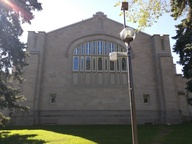
#> input picture python/photos/aasmall.jpg, 192 x 144 px, shrunk from 1000 x 750 before the run
$ python generateManualMatches.py ../photos/aasmall.jpg ../photos/acsmall.jpg ../photos/acsmall.jpg   (Python 2 division)
#> lines starting #> are read from the running program, lines starting #| are printed output that depends on the picture
### python/manualPoints/imageLib.py
"""
imageLib.py This module provides a simple interface to create a window,
load an image and experiment with image based algorithms.  Many of
which require pixel-by-pixel manipulation.  This is a educational
module, its not intended to replace the excellent Python Image
Library, in fact it uses PIL.

The module and its interface and some of the code were inspired/copied
by/from John Zelle's graphics.py which serves a similar purpose in the
graphics primitive world.
"""

### TODO
### EmptyImage creates a color image, what if you want gray? Might want
### to just eliminate that
###
### I still really like the 1D vs 2D methods, but I don't love the names
### 1D vs 2D

# Originally written by Brad Miller, at Luther College
# Modifed by Dave Musicant, at Carleton College, based on Brad's version 1.2

import Tkinter
from PIL import Image
from PIL import ImageTk


# Borrow some ideas from Zelle
# create an invisible global main root for all windows
tk = Tkinter
_imroot = tk.Tk()
_imroot.withdraw()


class ImageWin(tk.Canvas):
    """
    ImageWin:  Make a frame to display one or more images.
    """
    def __init__(self,title,width,height):
        """
        Create a window with a title, width and height.
        """
        master = tk.Toplevel(_imroot)
        master.protocol("WM_DELETE_WINDOW", self.close)
        tk.Canvas.__init__(self, master, width=width, height=height)
        self.master.title(title)
        self.pack()
        master.resizable(0,0)
        self.foreground = "black"
        self.items = []
        self.mouseX = None
        self.mouseY = None
        self.bind("<Button-1>", self._onClick)
        self.height = height
        self.width = width
        self._mouseCallback = None
        self.trans = None
        _imroot.update()

    def setLocation(self,x,y):
        self.master.geometry(str(self.width) + 'x' + str(self.height) +
                             '+' + str(x) + '+' + str(y))

    # [14 lines left out: functions close, getMouse, not called in this run]

    def setMouseHandler(self, func):
        self._mouseCallback = func

    # [5 lines left out: function _onClick, not called in this run]


class AbstractImage:
    """
    Create an image.  The image may be created in one of four ways:
    1. From an image file such as gif, jpg, png, ppm  for example: i = image('fname.jpb)
    2. From a list of lists
    3. From another image object
    4. By specifying the height and width to create a blank image.
    """
    imageCache = {} # tk photoimages go here to avoid GC while drawn
    imageId = 1
    def __init__(self,fname=None,data=[],imobj=None,height=0,width=0):
        """
        An image can be created using any of the following keyword parameters. When image creation is
        complete the image will be an rgb image.
        fname:  A filename containing an image.  Can be jpg, gif, and others
        data:  a list of lists representing the image.  This might be something you construct by
        reading an asii format ppm file, or an ascii art file and translate into rgb yourself.
        imobj:  Make a copy of another image.
        height:
        width: Create a blank image of a particular height and width.
        """
#> called with fname = '../photos/aasmall.jpg', height = 0, width = 0
        if fname:
            self.im = Image.open(fname)
#> self.im is the input picture: PIL image 192x144 RGB; mean R, G, B 110.4, 111.1, 107.4
            self.imFileName = fname
            ni = self.im.convert("RGB")
            self.im = ni
        elif data:
            height = len(data)
            width = len(data[0])
            self.im = Image.new("RGB",(width,height))
            for row  in range(height):
                for col in range(width):
                    self.im.putpixel((col,row),data[row][col])
        elif height > 0 and width > 0:
            self.im = Image.new("RGB",(width,height))
        elif imobj:
            self.im = imobj.copy()

        self.width,self.height = self.im.size
#> self.width = 192; self.height = 144
        self.centerX = self.width/2+3     # +3 accounts for the ~3 pixel border in Tk windows
#> self.centerX = 99
        self.centerY = self.height/2+3
#> self.centerY = 75
#> call 2 of __init__, with thefile = '../photos/acsmall.jpg'
        self.id = None
        self.pixels = self.im.load()

    # [4 lines left out: function copy, not called in this run]

    def copyGray(self):
        newI = AbstractImage(imobj=self.im.convert('L'))
        return newI

    # [4 lines left out: function clone, not called in this run]

    def getHeight(self):
        """Return the height of the image"""
        return self.height

    def getWidth(self):
        """Return the width of the image"""
        return self.width

    def getNumPixels(self):
        """Return the number of pixels in the image"""
        return self.height * self.width

    def getPixel(self,x,y):
        """Get a pixel at the given x,y coordinate.  The pixel is returned as an rgb color tuple
        for eaxample foo.getPixel(10,10) --> (10,200,156) """
        return self.pixels[x,y]

    # [12 lines left out: functions getPixel2D, getPixel1D, not called in this run]

    def setPixel2D(self,x,y,color):
        """Set the color of a pixel at position x,y.  The color must be
        specified as an rgb tuple [r,g,b] where the rgb values are
        between 0 and 255."""
        self.pixels[x,y] = color

    def setPixel1D(self,loc,color):
        self.pixels[loc % self.width,loc / self.width] = color

    def show(self,title='Image',x=None,y=None):
        """Draw this image in the ImageWin window."""
        ig = ImageTk.PhotoImage(self.im)
        self.imageCache[self.imageId] = ig # save a reference else Tk loses it...
        AbstractImage.imageId = AbstractImage.imageId + 1
        self.canvas=ImageWin(title,self.width,self.height)
        if x != None and y != None:
            self.canvas.setLocation(x,y)
        elif x != None:
            raise TypeError, "You specified the x location but not the y"
        self.id = self.canvas.create_image(self.centerX,self.centerY,image=ig)
        _imroot.update()

    def close(self):
        self.canvas.close()

    # [26 lines left out: functions redraw, save, toList, not called in this run]

    def getMouse1D(self):
        x, y = self.canvas.getMouse()
        return y * self.width + x

    def getMouse2D(self):
        return self.canvas.getMouse()

class FileImage(AbstractImage):
    def __init__(self,thefile):
        AbstractImage.__init__(self,fname = thefile)
#> call 2 of __init__, with fname = '../photos/acsmall.jpg', height = 0, width = 0
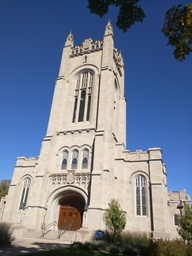
#> input picture python/photos/acsmall.jpg, 192 x 256 px, shrunk from 1000 x 1333 before the run
#> in __init__, self.im is the input picture: PIL image 192x256 RGB; mean R, G, B 114.8, 124.4, 143.1

class EmptyImage(AbstractImage):
    def __init__(self,cols,rows):
      	AbstractImage.__init__(self,height = rows, width = cols)
#> in __init__ (call 3), `self.im = Image.new("RGB",(width,height))`: self.im: PIL image 384x256 RGB; every value is 0

class ListImage(AbstractImage):
	def __init__(self,thelist):
		AbstractImage.__init__(self,data=thelist)

# Example program  Read in an image and calulate the negative.
# [11 lines that do not run on import are left out]


# [12 lines of commented-out code are left out]

### python/manualPoints/generateManualMatches.py
import sys
from imageLib import *
from random import randint

'''
A helpful interface for generating manual matches between images.
'''

def highlight(image, point, color):
	'''Draw a 3-px radius point on image with a given color'''
	for x in range(point[0]-3, point[0]+3):
		for y in range(point[1]-3, point[1]+3):
			if 0 <= x and x < image.getWidth():
				image.setPixel2D(x,y,color)

	image.redraw()

def main():
	if len(sys.argv) is not 4:
		print "Wrong number of arguments."
		print "Usage: python generateManualMatches.py imagefile1 imagefile2 outputtextfile"
		return

	# Init files
	fileName1, fileName2, fileName3 = sys.argv[1], sys.argv[2], sys.argv[3]
	image1, image2 = FileImage(fileName1), FileImage(fileName2)
	outFile = file(fileName3,"w")

	# Init viewing window
	newImage = EmptyImage(image1.getWidth()+image2.getWidth(), max(image1.getHeight(),image2.getHeight()))

	for x in range(image1.getWidth()):
		for y in range(image1.getHeight()):
			newImage.setPixel2D(x,y,image1.getPixel(x,y))

	for x in range(image2.getWidth()):
		for y in range(image2.getHeight()):
			newImage.setPixel2D(x+image1.getWidth(),y,image2.getPixel(x,y))

	newImage.show()
#> in show, `ig = ImageTk.PhotoImage(self.im)`:
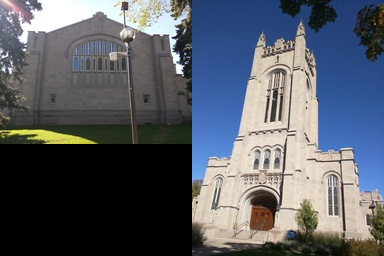
#> self.im: PIL image 384x256 RGB; mean R, G, B 88.4, 93.5, 101.8

	# Adding points
	points1 = []
	points2 = []

	while len(points1) < 50:

		p1 = newImage.getMouse2D()
		randColor = (randint(0,255),randint(0,255),randint(0,255))

		if p1[0]<image1.getWidth(): # we're in image 1
			highlight(newImage, p1,randColor)
			p2 = newImage.getMouse2D()
			highlight(newImage, p2,randColor)
			points1.append(p1)
			points2.append((p2[0]-image1.getWidth(),p2[1]))

		else:
			highlight(newImage, p1,randColor)
			p2 = newImage.getMouse2D()
			highlight(newImage, p2,randColor)
			points1.append(p2)
			points2.append((p1[0]-image1.getWidth(),p1[1]))

	# Write to output text file
	for point1, point2 in zip(points1,points2):
		outFile.write(str(point1[0])+","+str(point1[1])+","+str(point2[0])+","+str(point2[1])+"\n")

	# Write points to image files
	for x in range(image1.getWidth()):
		for y in range(image1.getHeight()):
			image1.setPixel2D(x,y,newImage.getPixel(x,y))

	for x in range(image2.getWidth()):
		for y in range(image2.getHeight()):
			image2.setPixel2D(x,y,newImage.getPixel(x+image1.getWidth(),y))

	f1 = fileName1.split(".")[0]+"-pts"
	f2 = fileName2.split(".")[0]+"-pts"

	image1.save(fname=None,type='jpg')
	image2.save(fname=None,type='jpg')

if __name__ == '__main__':
#> (the run stopped early here; a loop or call above may not have finished)
